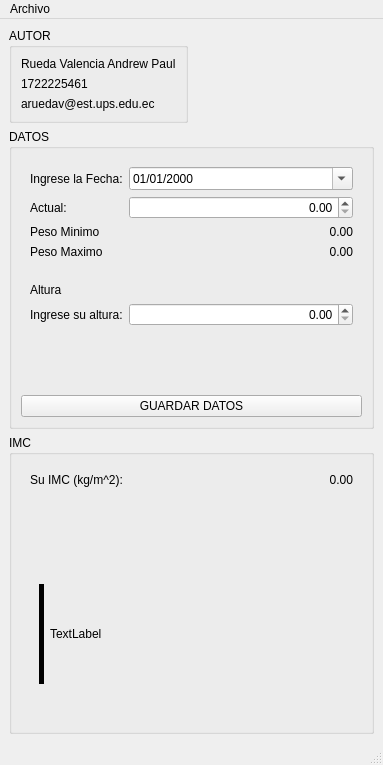
<?xml version="1.0" encoding="UTF-8"?>
<ui version="4.0">
 <class>ShowIMC</class>
 <widget class="QMainWindow" name="ShowIMC">
  <property name="geometry">
   <rect>
    <x>0</x>
    <y>0</y>
    <width>383</width>
    <height>765</height>
   </rect>
  </property>
  <property name="windowTitle">
   <string>ShowIMC</string>
  </property>
  <widget class="QWidget" name="centralwidget">
   <layout class="QVBoxLayout" name="verticalLayout">
    <item>
     <widget class="QGroupBox" name="groupBox_2">
      <property name="sizePolicy">
       <sizepolicy hsizetype="Fixed" vsizetype="Fixed">
        <horstretch>0</horstretch>
        <verstretch>0</verstretch>
       </sizepolicy>
      </property>
      <property name="maximumSize">
       <size>
        <width>16777215</width>
        <height>16777215</height>
       </size>
      </property>
      <property name="title">
       <string>AUTOR</string>
      </property>
      <layout class="QVBoxLayout" name="verticalLayout_2">
       <item>
        <widget class="QLabel" name="label_6">
         <property name="text">
          <string>Rueda Valencia Andrew Paul</string>
         </property>
        </widget>
       </item>
       <item>
        <widget class="QLabel" name="label_7">
         <property name="text">
          <string>1722225461</string>
         </property>
        </widget>
       </item>
       <item>
        <widget class="QLabel" name="label_8">
         <property name="text">
          <string>aruedav@est.ups.edu.ec</string>
         </property>
        </widget>
       </item>
      </layout>
     </widget>
    </item>
    <item>
     <widget class="QGroupBox" name="groupBox">
      <property name="title">
       <string>DATOS</string>
      </property>
      <property name="checkable">
       <bool>false</bool>
      </property>
      <layout class="QVBoxLayout" name="verticalLayout_3">
       <item>
        <widget class="QWidget" name="widget_2" native="true">
         <layout class="QFormLayout" name="formLayout">
          <item row="1" column="0">
           <widget class="QLabel" name="label">
            <property name="text">
             <string>Actual:</string>
            </property>
           </widget>
          </item>
          <item row="3" column="0">
           <widget class="QLabel" name="label_2">
            <property name="text">
             <string>Peso Minimo</string>
            </property>
           </widget>
          </item>
          <item row="5" column="0">
           <widget class="QLabel" name="label_3">
            <property name="text">
             <string>Peso Maximo</string>
            </property>
           </widget>
          </item>
          <item row="3" column="1">
           <widget class="QLabel" name="outMinimo">
            <property name="text">
             <string>0.00</string>
            </property>
            <property name="alignment">
             <set>Qt::AlignRight|Qt::AlignTrailing|Qt::AlignVCenter</set>
            </property>
           </widget>
          </item>
          <item row="5" column="1">
           <widget class="QLabel" name="outMaximo">
            <property name="text">
             <string>0.00</string>
            </property>
            <property name="alignment">
             <set>Qt::AlignRight|Qt::AlignTrailing|Qt::AlignVCenter</set>
            </property>
           </widget>
          </item>
          <item row="0" column="0">
           <widget class="QLabel" name="label_9">
            <property name="text">
             <string>Ingrese la Fecha:</string>
            </property>
           </widget>
          </item>
          <item row="0" column="1">
           <widget class="QDateEdit" name="inFecha">
            <property name="displayFormat">
             <string>dd/MM/yyyy</string>
            </property>
            <property name="calendarPopup">
             <bool>true</bool>
            </property>
           </widget>
          </item>
          <item row="1" column="1">
           <widget class="QDoubleSpinBox" name="inPeso">
            <property name="alignment">
             <set>Qt::AlignRight|Qt::AlignTrailing|Qt::AlignVCenter</set>
            </property>
           </widget>
          </item>
         </layout>
        </widget>
       </item>
       <item>
        <widget class="QWidget" name="widget" native="true">
         <layout class="QFormLayout" name="formLayout_2">
          <item row="0" column="0">
           <widget class="QLabel" name="label_4">
            <property name="text">
             <string>Altura</string>
            </property>
           </widget>
          </item>
          <item row="1" column="0">
           <widget class="QLabel" name="label_5">
            <property name="text">
             <string>Ingrese su altura:</string>
            </property>
           </widget>
          </item>
          <item row="2" column="0">
           <spacer name="verticalSpacer">
            <property name="orientation">
             <enum>Qt::Vertical</enum>
            </property>
            <property name="sizeHint" stdset="0">
             <size>
              <width>20</width>
              <height>40</height>
             </size>
            </property>
           </spacer>
          </item>
          <item row="1" column="1">
           <widget class="QDoubleSpinBox" name="inAltura">
            <property name="alignment">
             <set>Qt::AlignRight|Qt::AlignTrailing|Qt::AlignVCenter</set>
            </property>
           </widget>
          </item>
         </layout>
        </widget>
       </item>
       <item>
        <widget class="QPushButton" name="pushButton">
         <property name="text">
          <string>GUARDAR DATOS</string>
         </property>
        </widget>
       </item>
      </layout>
     </widget>
    </item>
    <item>
     <widget class="QGroupBox" name="groupBox_3">
      <property name="sizePolicy">
       <sizepolicy hsizetype="Expanding" vsizetype="Expanding">
        <horstretch>0</horstretch>
        <verstretch>0</verstretch>
       </sizepolicy>
      </property>
      <property name="minimumSize">
       <size>
        <width>365</width>
        <height>0</height>
       </size>
      </property>
      <property name="maximumSize">
       <size>
        <width>365</width>
        <height>16777215</height>
       </size>
      </property>
      <property name="title">
       <string>IMC</string>
      </property>
      <layout class="QVBoxLayout" name="verticalLayout_4">
       <item>
        <widget class="QWidget" name="widget_4" native="true">
         <layout class="QFormLayout" name="formLayout_3">
          <item row="0" column="0">
           <widget class="QLabel" name="label_11">
            <property name="text">
             <string>Su IMC (kg/m^2):</string>
            </property>
           </widget>
          </item>
          <item row="0" column="1">
           <widget class="QLabel" name="outImc">
            <property name="text">
             <string>0.00</string>
            </property>
            <property name="alignment">
             <set>Qt::AlignRight|Qt::AlignTrailing|Qt::AlignVCenter</set>
            </property>
           </widget>
          </item>
         </layout>
        </widget>
       </item>
       <item>
        <widget class="QWidget" name="widget_6" native="true">
         <layout class="QVBoxLayout" name="verticalLayout_5">
          <item>
           <widget class="QWidget" name="widget_3" native="true">
            <layout class="QHBoxLayout" name="horizontalLayout">
             <item>
              <widget class="Line" name="line">
               <property name="sizePolicy">
                <sizepolicy hsizetype="Fixed" vsizetype="Minimum">
                 <horstretch>5</horstretch>
                 <verstretch>100</verstretch>
                </sizepolicy>
               </property>
               <property name="minimumSize">
                <size>
                 <width>5</width>
                 <height>100</height>
                </size>
               </property>
               <property name="maximumSize">
                <size>
                 <width>16777215</width>
                 <height>100</height>
                </size>
               </property>
               <property name="styleSheet">
                <string notr="true">background-color: rgb(0, 0, 0);</string>
               </property>
               <property name="orientation">
                <enum>Qt::Vertical</enum>
               </property>
              </widget>
             </item>
             <item>
              <widget class="QLabel" name="outGrafico">
               <property name="text">
                <string>TextLabel</string>
               </property>
              </widget>
             </item>
            </layout>
            <zorder>outGrafico</zorder>
            <zorder>line</zorder>
           </widget>
          </item>
          <item>
           <widget class="QLabel" name="outLegend">
            <property name="text">
             <string/>
            </property>
            <property name="textFormat">
             <enum>Qt::PlainText</enum>
            </property>
           </widget>
          </item>
         </layout>
        </widget>
       </item>
      </layout>
     </widget>
    </item>
   </layout>
  </widget>
  <widget class="QMenuBar" name="menubar">
   <property name="geometry">
    <rect>
     <x>0</x>
     <y>0</y>
     <width>383</width>
     <height>22</height>
    </rect>
   </property>
   <widget class="QMenu" name="menuArchivo">
    <property name="title">
     <string>Archivo</string>
    </property>
    <addaction name="actionGuardar_Imagen"/>
   </widget>
   <addaction name="menuArchivo"/>
  </widget>
  <widget class="QStatusBar" name="statusbar"/>
  <action name="actionGuardar_Imagen">
   <property name="text">
    <string>Guardar Imagen</string>
   </property>
   <property name="shortcut">
    <string>Ctrl+S</string>
   </property>
  </action>
 </widget>
 <resources/>
 <connections/>
</ui>
